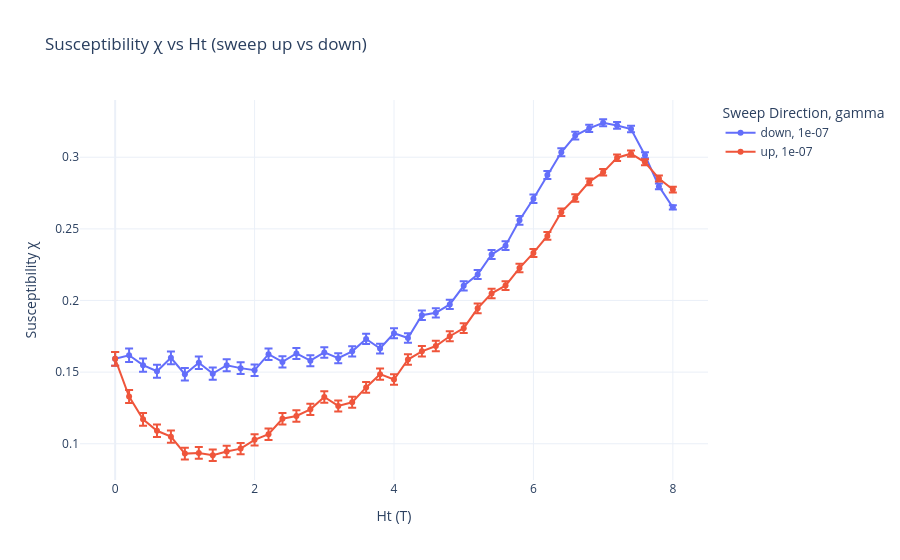

Notebook source saved alongside this figure:
### Code cell
#Ref
import pandas as pd
import glob
import numpy as np
import plotly.express as px
import re
path = '/Users/jiakai/Desktop/SURF/code/_spirit/'
n_cycles = 120
dim = 4
gamma = 1e-07
relax_steps = 200


# Pattern to match all relevant CSV files
file_pattern = path + f"Susceptibility_v3_multi_gammas_{dim}_*_per_gamma_20_anisotropy_1.5_gamma_{gamma}_ref*.csv"



# List all matching files
csv_files = glob.glob(file_pattern)

# Print how many files were found
print(f"Found {len(csv_files)} files.")
repeats = len(csv_files)

for f in csv_files:
    print(f)

# Read and concatenate all files
df_all = pd.concat([pd.read_csv(f) for f in csv_files], ignore_index=True)

df_avg = (
        df_all.groupby(["gamma", "Ht", "direction"], as_index=False)
        .agg(
            chi_mean=("chi", "mean"),
            chi_std=("chi", lambda x: x.std(ddof=1) / np.sqrt(len(x)))
        )
    )

fig_ref = px.line(
    df_avg,
    x="Ht",
    y="chi_mean",
    error_y="chi_std",
    color="direction",  # Different color for up/down
    line_dash="gamma",  # Optional: if you vary gamma too
    markers=True,
    labels={
        "Ht": "Ht (T)",
        "chi_mean": "Susceptibility χ",
        "direction": "Sweep Direction",
    },
    title="Susceptibility χ vs Ht (sweep up vs down)",
    template="plotly_white"
)

fig_ref.show()

### Figure 1 — Plotly figure (JSON) as saved in the notebook; plotly's stock layout.template omitted (floating-point values rounded to 4 significant figures)
{"data": [{"error_y": {"array": [0.004784, 0.004698, 0.004633, 0.004495, 0.004448, 0.004382, 0.004332, 0.004226, 0.004168, 0.004091, 0.003964, 0.003979, 0.003926, 0.00386, 0.003834, 0.003661, 0.00356, 0.003589, 0.003577, 0.003403, 0.003437, 0.003351, 0.003348, 0.003267, 0.003217, 0.003237, 0.003192, 0.003107, 0.00301, 0.003022, 0.002965, 0.00287, 0.002819, 0.00274, 0.002586, 0.002479, 0.002366, 0.002275, 0.002163, 0.00208, 0.001515]}, "hovertemplate": "Sweep Direction=down<br>gamma=1e-07<br>Ht (T)=%{x}<br>Susceptibility χ=%{y}<extra></extra>", "legendgroup": "down, 1e-07", "line": {"color": "#636efa", "dash": "solid"}, "marker": {"symbol": "circle"}, "mode": "lines+markers", "name": "down, 1e-07", "orientation": "v", "showlegend": true, "x": [-0.0, 0.2, 0.4, 0.6, 0.8, 1.0, 1.2, 1.4, 1.6, 1.8, 2.0, 2.2, 2.4, 2.6, 2.8, 3.0, 3.2, 3.4, 3.6, 3.8, 4.0, 4.2, 4.4, 4.6, 4.8, 5.0, 5.2, 5.4, 5.6, 5.8, 6.0, 6.2, 6.4, 6.6, 6.8, 7.0, 7.2, 7.4, 7.6, 7.8, 8.0], "xaxis": "x", "y": [0.1593, 0.1618, 0.1549, 0.1506, 0.16, 0.1485, 0.1565, 0.1489, 0.1548, 0.1528, 0.1513, 0.1625, 0.1571, 0.1631, 0.158, 0.1637, 0.1597, 0.1645, 0.1732, 0.1665, 0.1771, 0.1738, 0.1897, 0.1914, 0.1973, 0.2102, 0.2181, 0.2321, 0.2383, 0.256, 0.271, 0.2876, 0.3035, 0.3151, 0.3202, 0.3241, 0.3222, 0.3197, 0.3014, 0.2797, 0.265], "yaxis": "y", "type": "scatter"}, {"error_y": {"array": [0.004784, 0.004546, 0.004378, 0.004333, 0.004296, 0.004144, 0.004117, 0.004022, 0.003983, 0.003998, 0.003968, 0.00399, 0.004024, 0.003958, 0.003949, 0.003974, 0.003853, 0.003844, 0.003762, 0.003881, 0.003656, 0.003697, 0.003646, 0.003651, 0.00352, 0.003373, 0.003345, 0.003306, 0.003023, 0.00295, 0.002841, 0.002675, 0.002642, 0.002553, 0.002405, 0.002263, 0.002262, 0.002164, 0.002131, 0.002058, 0.001996]}, "hovertemplate": "Sweep Direction=up<br>gamma=1e-07<br>Ht (T)=%{x}<br>Susceptibility χ=%{y}<extra></extra>", "legendgroup": "up, 1e-07", "line": {"color": "#EF553B", "dash": "solid"}, "marker": {"symbol": "circle"}, "mode": "lines+markers", "name": "up, 1e-07", "orientation": "v", "showlegend": true, "x": [-0.0, 0.2, 0.4, 0.6, 0.8, 1.0, 1.2, 1.4, 1.6, 1.8, 2.0, 2.2, 2.4, 2.6, 2.8, 3.0, 3.2, 3.4, 3.6, 3.8, 4.0, 4.2, 4.4, 4.6, 4.8, 5.0, 5.2, 5.4, 5.6, 5.8, 6.0, 6.2, 6.4, 6.6, 6.8, 7.0, 7.2, 7.4, 7.6, 7.8, 8.0], "xaxis": "x", "y": [0.1593, 0.133, 0.117, 0.1091, 0.1049, 0.0931, 0.09357, 0.09197, 0.09453, 0.09659, 0.1027, 0.1067, 0.1174, 0.1194, 0.124, 0.1327, 0.1264, 0.1289, 0.1393, 0.1486, 0.1449, 0.1588, 0.1645, 0.1682, 0.1751, 0.1807, 0.1945, 0.205, 0.2104, 0.2227, 0.2332, 0.2451, 0.2617, 0.2715, 0.2828, 0.2895, 0.2997, 0.3025, 0.2965, 0.2852, 0.2774], "yaxis": "y", "type": "scatter"}], "layout": {"xaxis": {"anchor": "y", "domain": [0.0, 1.0], "title": {"text": "Ht (T)"}}, "yaxis": {"anchor": "x", "domain": [0.0, 1.0], "title": {"text": "Susceptibility χ"}}, "legend": {"title": {"text": "Sweep Direction, gamma"}, "tracegroupgap": 0}, "title": {"text": "Susceptibility χ vs Ht (sweep up vs down)"}}}
